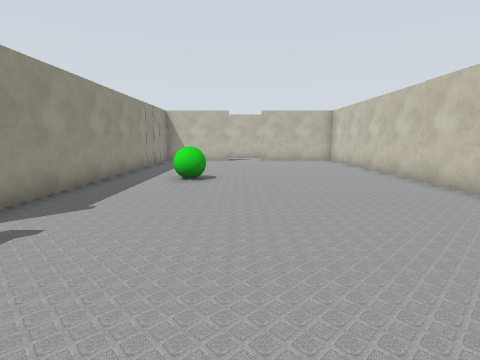
[1] (above)

24 first-person views from a walk through a world built for the Gazebo simulator. The camera is 1.2 m above the floor, tilts 8° down and sees 80° across. Floor lines are 1 m apart. The floor is counted in squares, 1 m on a side. Each view is taken from the middle of a square. On the plan, view 1 faces up. The plan holds only what a view shows up to about 12 squares ahead; the rest is blank. The place goes on beyond the plan. Some surface patterns are stand-ins.

[2]
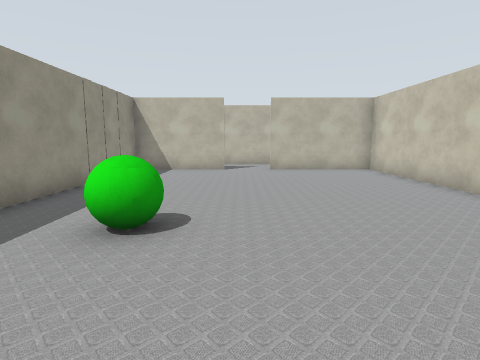

[3]
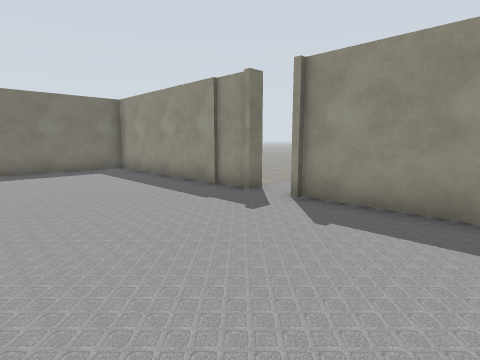

[4]
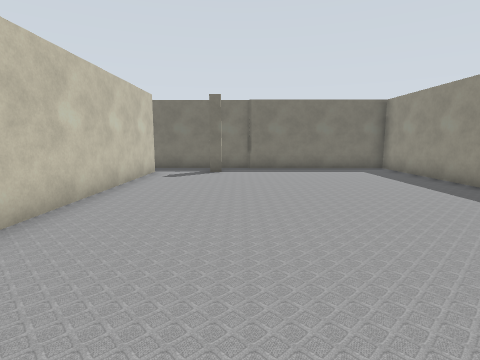

[5]
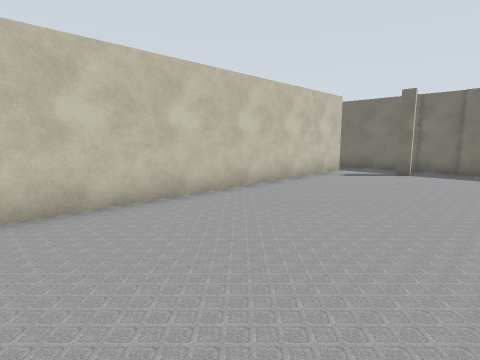

[6]
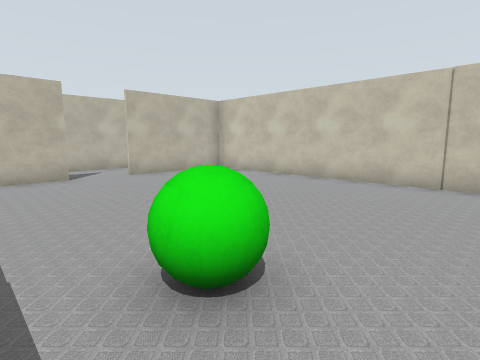

[7]
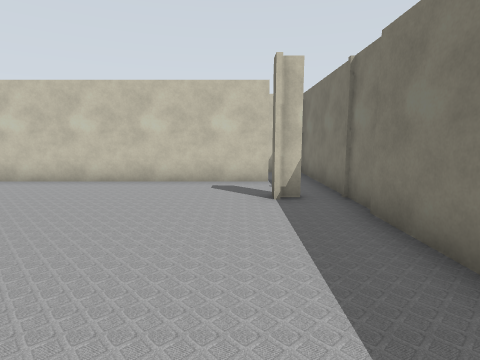

[8]
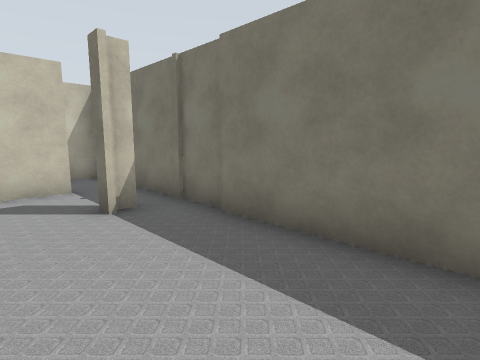

[9]
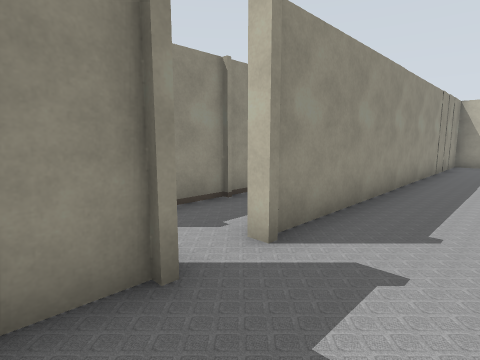

[10]
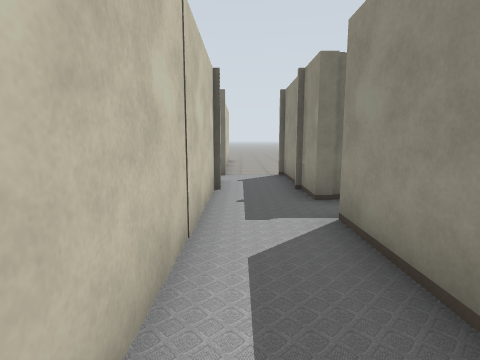

[11]
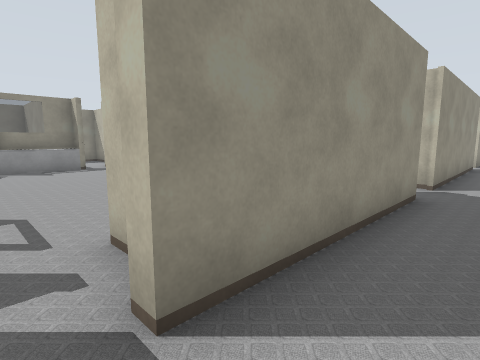

[12]
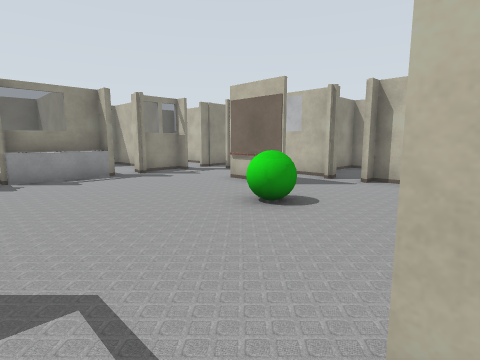

[13]
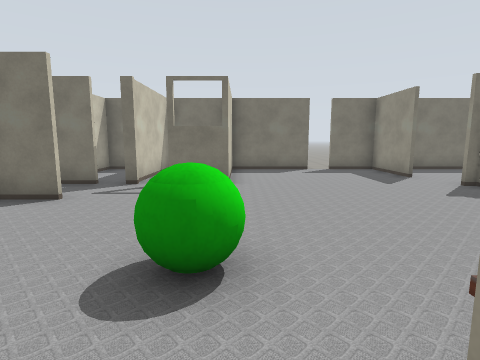

[14]
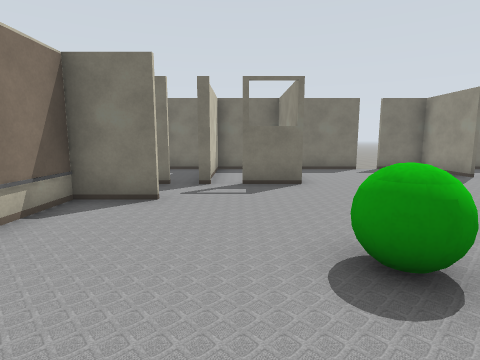

[15]
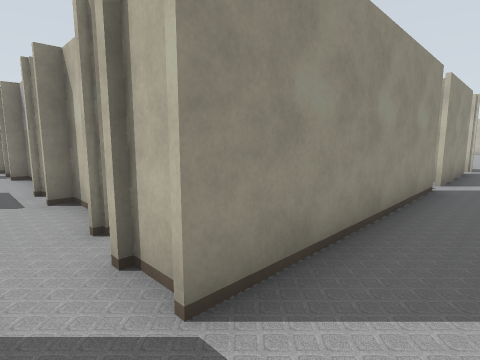

[16]
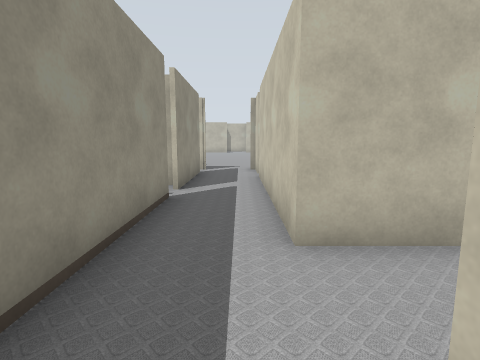

[17]
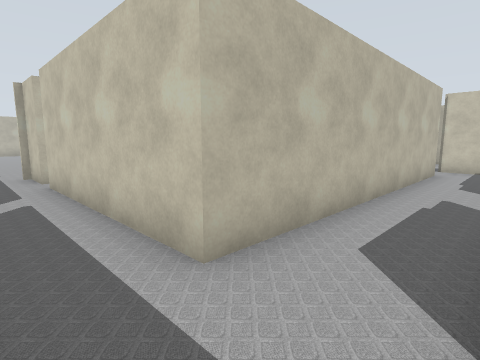

[18]
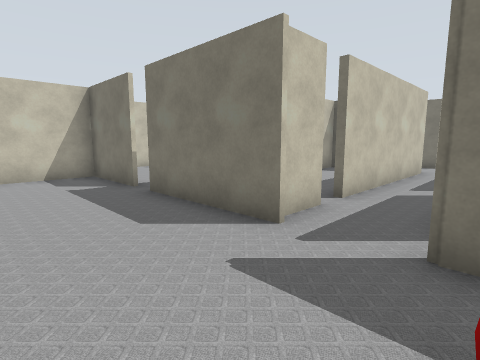

[19]
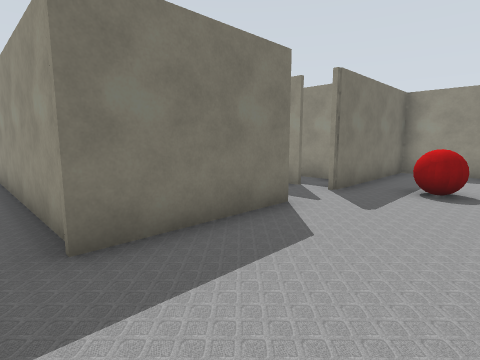

[20]
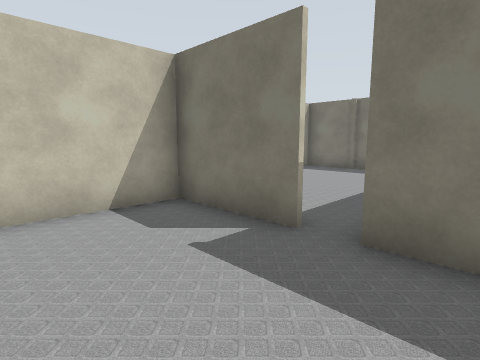

[21]
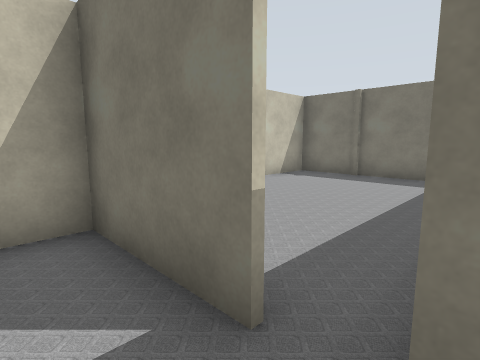

[22]
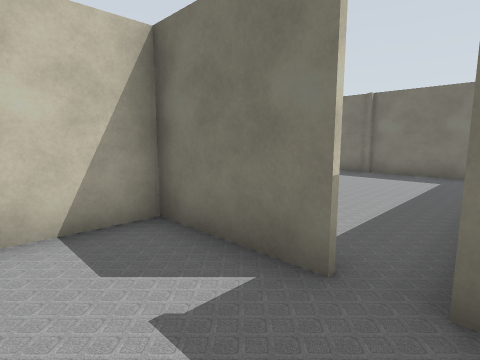

[23]
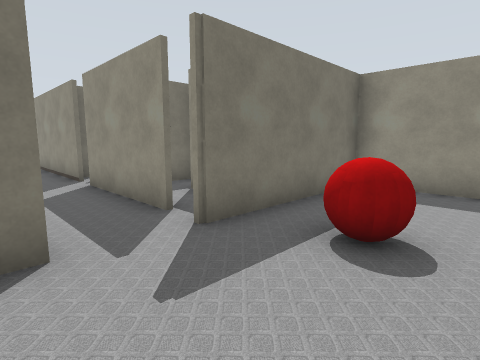

[24]
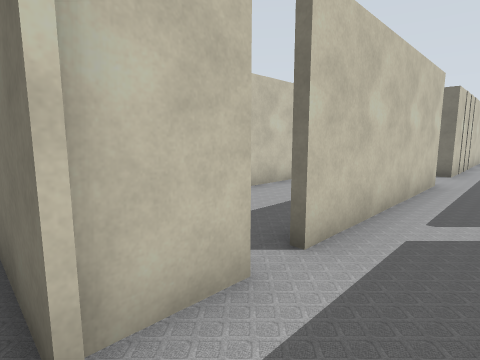

### Floor plan
Ten units are one square. View 1 is at (0, 0); x grows to the right and y downward. Boxes are objects, and circles mark ways between rooms. Rooms are numbered by the first view taken in them; rooms with no view inside come last. Other rooms are left out.
<svg viewBox="-188 -313 253 370">
<path fill="none" stroke="#000" d="M-46 -23 -42 -23 -42 52 49 52M26 37 31 37M-5 -166 -42 -166 -42 -35M30 44 30 37M52 39 52 -166 11 -166M-65 -220 -65 -149M-44 -261 -44 -278M-65 -268 -65 -228M-64 -151 -78 -151M-81 -269 -81 -251M-46 -278 -8 -278M-65 -136 -65 -78 -69 -78M1 -278 30 -278 30 -308M55 -191 -44 -191 -44 -254M-115 -305 -115 -278 -64 -278M-78 -82 -84 -82M-81 -63 -65 -63 -65 -21M-44 -50 -44 -168 -39 -168M-126 -133 -148 -133M-84 -83 -66 -83 -66 -101M-177 -109 -177 -78M-183 -106 -183 -80M-175 -49 -175 -23 -156 -23M-126 -156 -157 -156 -157 -151M-117 -22 -117 -63 -100 -63M-149 -23 -119 -23M-183 -137 -183 -121M-102 -156 -111 -156 -111 -151M-89 -23 -62 -23M-66 -22 -66 -34M-91 -24 -91 -64M-119 -23 -89 -23M-115 -62 -115 -26"/>
<rect x="-25" y="-95" width="20" height="10" fill="#bbb"><title>green ball</title></rect>
<rect x="-85" y="-305" width="20" height="20" fill="#bbb"><title>red ball</title></rect>
<rect x="-125" y="-125" width="20" height="20" fill="#bbb"><title>green ball</title></rect>
<circle cx="-40" cy="-30" r="3" fill="#2a7"/>
<circle cx="5" cy="-170" r="3" fill="#2a7"/>
<circle cx="-70" cy="-140" r="3" fill="#2a7"/>
<circle cx="-75" cy="-70" r="3" fill="#2a7"/>
<circle cx="-80" cy="-60" r="3" fill="#2a7"/>
<circle cx="-100" cy="-60" r="3" fill="#2a7"/>
<text x="0" y="-60">1</text>
<text x="-50" y="-210">2</text>
<text x="-130" y="-90">3</text>
<text x="-80" y="-40">4</text>
<text x="-100" y="-40">5</text>
</svg>
Room 1 opens to room 2. Room 2 opens to room 3. Room 2 opens to room 4. Room 3 opens to room 5.

Where each view was taken, in squares from view 1:
view 1: 0 up, 0 right, facing up
view 2: 5 up, 0 right, facing up
view 3: 7 up, 1 right, facing down-left
view 4: 7 up, 2 right, facing down
view 5: 7 up, 0 right, facing down-right
view 6: 7 up, 3 left, facing up-right
view 7: 3 down, 3 left, facing right
view 8: 2 down, 2 left, facing down-right
view 9: 1 up, 2 left, facing up-left
view 10: 12 up, 5 left, facing down
view 11: 7 up, 5 left, facing up-left
view 12: 7 up, 8 left, facing up-left
view 13: 14 up, 12 left, facing down
view 14: 14 up, 10 left, facing down
view 15: 14 up, 5 left, facing up-left
view 16: 16 up, 5 left, facing up
view 17: 17 up, 6 left, facing up-right
view 18: 31 up, 7 left, facing down-right
view 19: 31 up, 0 right, facing down-left
view 20: 31 up, 2 left, facing down-right
view 21: 29 up, 1 left, facing down-right
view 22: 30 up, 1 left, facing down-right
view 23: 31 up, 4 left, facing down-left
view 24: 28 up, 6 left, facing down-right
